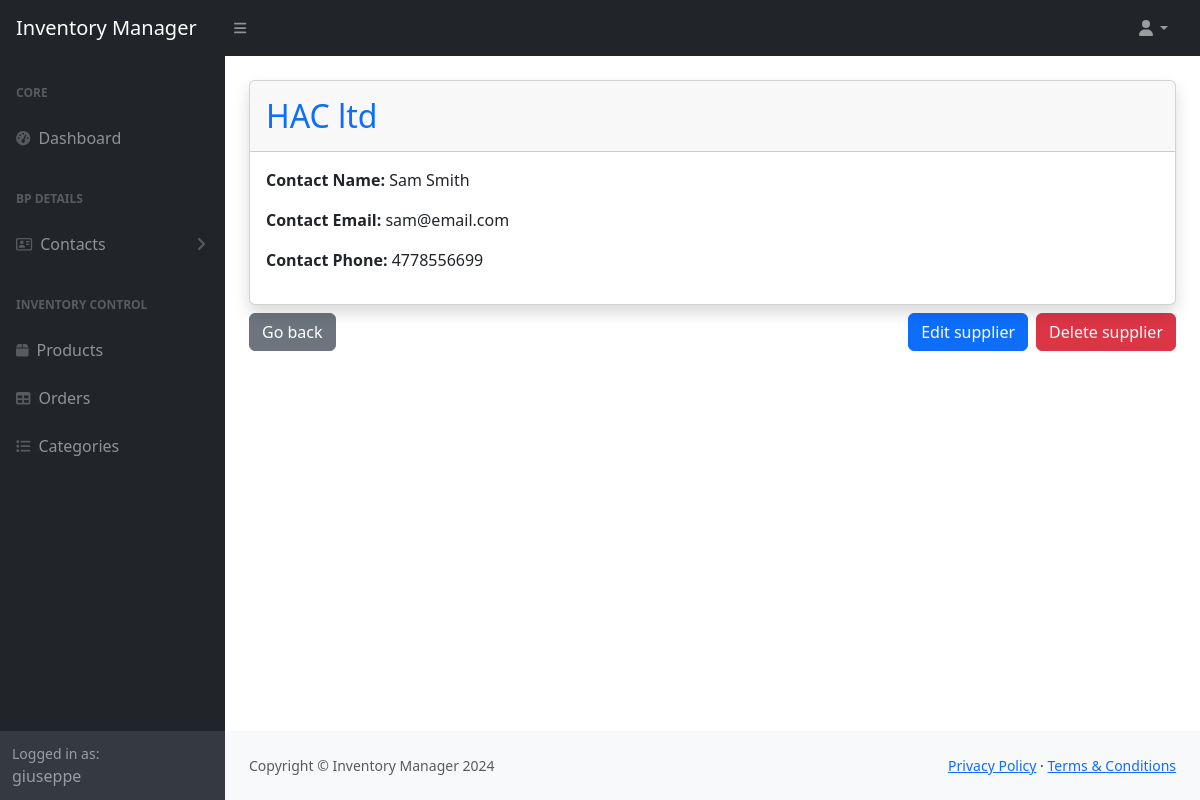
Screenshot of /supplier/2/ (signed in) with the database file from the repository.
### inventorymanager/models.py (models this page shows, shortened)
class Supplier(models.Model):
    name = models.CharField(max_length=140, null = False)
    contact_name = models.CharField(max_length=75)
    contact_email = models.CharField(max_length=75)
    contact_phone = models.CharField(max_length=15)

### inventorymanager/views.py (the view)
# urls.py: path('supplier/<int:id>/', views.supplier_detail, name='supplier_detail'),
@login_required
def supplier_detail(request, id):
    supplier = get_object_or_404(Supplier, id=id)
    return render(request, 'inventorymanager/supplier_detail.html', {'supplier': supplier})

### inventorymanager/templates/inventorymanager/supplier_detail.html (shortened to what this page needs)
{% extends "inventorymanager/layout.html" %}
{% block body %}
<div class="card shadow mt-4">
    <div class="card-header py-3">
        <h2 id="name_h2{{ supplier.id }}" class="m-0 font-weight-bold text-primary">{{ supplier.name }}</h2>
    </div>
    <div class="card-body">
            <p id="contact_name_p{{ supplier.id }}"><strong>Contact Name:</strong> {{ supplier.contact_name }}</p>
            <p id="contact_email_p{{ supplier.id }}"><strong>Contact Email:</strong> {{ supplier.contact_email }}</p>
            <p id="contact_phone_p{{ supplier.id }}"><strong>Contact Phone:</strong> {{ supplier.contact_phone }}</p>
    </div>
</div>
<div class="d-flex">
    <div class="mt-2 flex-grow-1">
        <a type="button" class="btn btn-secondary" href="{% url 'suppliers' %}">Go back</a>
    </div>
    <div class="mt-2 me-2">
        <button type="button" class="btn btn-primary" data-bs-toggle="modal" data-bs-target="#modal_edit_supplier_{{ supplier.id }}">Edit supplier</button>
    </div>
  <div class="mt-2">
      <button type="button" class="btn btn-danger" data-bs-toggle="modal" data-bs-target="#deleteModal">Delete supplier</button>
  </div>
</div>
{% endblock body %}

### inventorymanager/templates/inventorymanager/layout.html (shortened to what this page needs)
{% load static %}
<!DOCTYPE html>
<html lang="en">
    <head>
        <link rel="stylesheet" href="https://cdn.jsdelivr.net/npm/bootstrap@5.2.3/dist/css/bootstrap.min.css">
        <link href="{% static 'inventorymanager/css/styles.css' %}" rel="stylesheet" />
        <link rel="stylesheet" href="https://cdn.datatables.net/1.13.4/css/dataTables.bootstrap5.min.css">
        <link href="https://cdn.jsdelivr.net/npm/bootstrap@5.3.0/dist/css/bootstrap.min.css" rel="stylesheet">
        <link href="https://cdn.datatables.net/v/bs5/jszip-3.10.1/dt-2.1.6/b-3.1.2/b-html5-3.1.2/b-print-3.1.2/datatables.min.css" rel="stylesheet">
    </head>
    <body class="sb-nav-fixed">
        <nav class="sb-topnav navbar navbar-expand navbar-dark bg-dark">
            <a class="navbar-brand ps-3" href="{% url 'index' %}">Inventory Manager</a>
            <button class="btn btn-link btn-sm order-1 order-lg-0 me-4 me-lg-0" id="sidebarToggle" href="#!"><i class="fas fa-bars"></i></button>
            <ul class="navbar-nav ms-auto ms-md-0 me-3 me-lg-4">
                <li class="nav-item dropdown">
                    <a class="nav-link dropdown-toggle" id="navbarDropdown" href="#" role="button" data-bs-toggle="dropdown" aria-expanded="false"><i class="fas fa-user fa-fw"></i></a>
                </li>
            </ul>
        </nav>
        <div id="layoutSidenav">
            <div id="layoutSidenav_nav">
                <nav class="sb-sidenav accordion sb-sidenav-dark" id="sidenavAccordion">
                    <div class="sb-sidenav-menu">
                        <div class="nav">
                            <div class="sb-sidenav-menu-heading">Core</div>
                            <a class="nav-link" href="{% url 'index' %}">
                                <div class="sb-nav-link-icon"><i class="fas fa-tachometer-alt"></i></div>
                                Dashboard
                            </a>
                            <div class="sb-sidenav-menu-heading">BP DETAILS</div>
                            <a class="nav-link collapsed" href="#" data-bs-toggle="collapse" data-bs-target="#collapseLayouts" aria-expanded="false" aria-controls="collapseLayouts">
                                <div class="sb-nav-link-icon"><i class="fa-regular fa-address-card"></i></div>
                                Contacts
                                <div class="sb-sidenav-collapse-arrow"><i class="fas fa-angle-down"></i></div>
                            </a>
                            <div class="sb-sidenav-menu-heading">Inventory Control</div>
                            <a class="nav-link" href="{% url 'products' %}">
                                <div class="sb-nav-link-icon"><i class="fa-solid fa-box"></i></div>
                                Products
                            </a>
                            <a class="nav-link" href="{% url 'orders' %}">
                                <div class="sb-nav-link-icon"><i class="fas fa-table"></i></div>
                                Orders
                            </a>
                            <a class="nav-link" href="{% url 'categories' %}">
                                <div class="sb-nav-link-icon"><i class="fa-solid fa-list"></i></div>
                                Categories
                            </a>
                        </div>
                    </div>
                    <div class="sb-sidenav-footer">
                        <div class="small">Logged in as:</div>
                        {{user}}
                    </div>
                </nav>
            </div>
            <div id="layoutSidenav_content">
                <main>
                    <div class="container-fluid px-4">
                        <div class="body">
                            {% block body %}
                            {% endblock %}
                        </div>
                    </div>
                </main>
                <footer class="py-4 bg-light mt-auto">
                    <div class="container-fluid px-4">
                        <div class="d-flex align-items-center justify-content-between small">
                            <div class="text-muted">Copyright &copy; Inventory Manager 2024</div>
                            <div>
                                <a href="#">Privacy Policy</a>
                                &middot;
                                <a href="#">Terms &amp; Conditions</a>
                            </div>
                        </div>
                    </div>
                </footer>
            </div>
        </div>
    </body>
</html>

### rows the page displays
Supplier: name "HAC ltd", contact_name "Sam Smith", contact_email "sam@email.com", contact_phone "4778556699"

### other values shown
{{ user }} "giuseppe"
